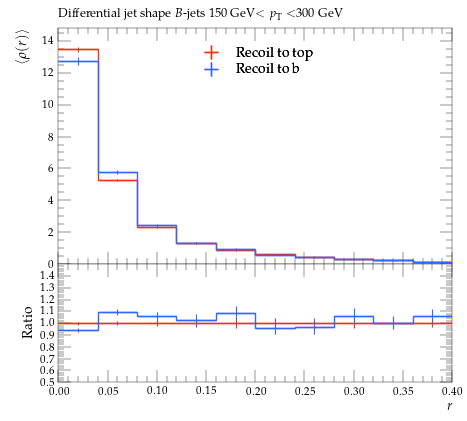

Python code for this plot:
#! /usr/bin/env python

# This Python script was auto-generated using YODA v2.0.2.
# Analysis object: /MC_HFDECAYS/avg_B_jet_rho_150_300
# Timestamp: 31-07-2026 (13:13:52)

import matplotlib as mpl
import matplotlib.pyplot as plt
mpl.use('Agg') # comment out for interactive use
import os
import numpy as np

plotDir = os.path.split(os.path.realpath(__file__))[0]
if 'YODA_USER_PLOT_PATH' in globals():
    plot_outdir = globals()['YODA_USER_PLOT_PATH']
else:
    plot_outdir = plotDir

#plot style
plt.style.use(os.path.join(plotDir, '../default.mplstyle'))
# plot metadata
figW, figH = plt.rcParams['figure.figsize']
ax_xLabel = r'$r$'
ax_yLabel = r'$\langle\rho(r)\rangle$'
ax_title  = r'Differential jet shape $B$-jets 150 GeV$<p_\mathrm{T}<$300 GeV'
ax_xScale = 'linear'
ax_yScale = 'linear'
xLims = (0.0, 0.4)
yLims = (0.0, 14.819772)

# TeX-friendly labels for the legend
labels = {
    'legend' : ([ r"Recoil to top", r"Recoil to b" ], r""),
}

# Adjust canvas width and height
canvasW = 10.0
canvasH = 9.0
figW *= canvasW/10.
figH *= canvasH/9.

# Create figure and axis objects
fig, (ax, ratio0_ax) = plt.subplots(2, 1, sharex=True,
                  figsize=(figW,figH), gridspec_kw={'height_ratios': (6.0, 3.0)})

# Set figure margins
plt.subplots_adjust(
    left   = 1.0 * plt.rcParams['figure.subplot.left'],
    right  = 1.0 * plt.rcParams['figure.subplot.right'],
    top    = 1.0 * plt.rcParams['figure.subplot.top'],
    bottom = 1.0 * plt.rcParams['figure.subplot.bottom'])

ratio0_ax.yaxis.set_major_locator(mpl.ticker.MultipleLocator(0.1))
ratio0_ax.set_ylim(0.5, 1.4999)
ratio0_ax.set_ylabel('Ratio')

# the numerical data is stored in a separate file
dataf = dict()
prefix = os.path.split(__file__)[0]
if prefix:    prefix = prefix + '/'
exec(open(prefix+'avg_B_jet_rho_150_300__data.py').read(), dataf)


legend_handles = dict() # keep track of handles for the legend

# style options for curves
# starts at zorder>=5 to draw curve on top of legend
styles = {
  'recoil_t': {
    'color' : '#EE3311',
    'linestyle' : '-',
    'linewidth' : 1,
    'marker' : 'none',
    'markersize' : 2,
    'capsize' : 0.0,
    'zorder' : 5,
    'histstyle' : 1,
    'drawstyle' : 'steps-pre',
    'xerrorbars' : 1,
    'yerrorbars' : 1,
    'fillcolor' : None,
    'fillopacity' : 1.0,
    'ratio0_linestyle' : '-',
    'ratio0_linewidth' : 1,
    'ratio0_marker' : 'none',
    'ratio0_markersize' : 2,
    'ratio0_capsize' : 0.0,
    'ratio0_zorder' : 5,
    'ratio0_histstyle' : 1,
    'ratio0_drawstyle' : 'steps-pre',
    'ratio0_xerrorbars' : 1,
    'ratio0_yerrorbars' : 1,
  },
  'recoil_b': {
    'color' : '#3366FF',
    'linestyle' : '-',
    'linewidth' : 1,
    'marker' : 'none',
    'markersize' : 2,
    'capsize' : 0.0,
    'zorder' : 6,
    'histstyle' : 1,
    'drawstyle' : 'steps-pre',
    'xerrorbars' : 1,
    'yerrorbars' : 1,
    'fillcolor' : None,
    'fillopacity' : 1.0,
    'ratio0_linestyle' : '-',
    'ratio0_linewidth' : 1,
    'ratio0_marker' : 'none',
    'ratio0_markersize' : 2,
    'ratio0_capsize' : 0.0,
    'ratio0_zorder' : 6,
    'ratio0_histstyle' : 1,
    'ratio0_drawstyle' : 'steps-pre',
    'ratio0_xerrorbars' : 1,
    'ratio0_yerrorbars' : 1,
  },
}

# curve from input yoda files in main panel
for label, yvals in dataf['yvals'].items():
    if all(np.isnan(v) for v in dataf['yvals'][label]):
        continue
    tmp = None
    if styles[label]['histstyle']: # draw as histogram
        xpos = dataf['xedges'][label] if styles[label]['drawstyle'] else dataf['xpoints'][label]
        ypos = np.insert(yvals, 0, yvals[0]) if styles[label]['drawstyle'] else yvals
        if styles[label]['fillcolor']: # fill area below curve
            ax.fill_between(xpos, ypos, step='pre',
                            color=styles[label]['fillcolor'],
                            alpha=styles[label]['fillopacity'])
        tmp, = ax.plot(xpos, ypos,
                       color=styles[label]['color'],
                       linestyle=styles[label]['linestyle'],
                       linewidth=styles[label]['linewidth'],
                       drawstyle=styles[label]['drawstyle'], solid_joinstyle='miter',
                       zorder=styles[label]['zorder'], label=label)
    tmp = ax.errorbar(dataf['xpoints'][label], yvals,
                      xerr=np.array(dataf['xerrs'][label])*styles[label]['xerrorbars'],
                      yerr=np.array(dataf['yerrs'][label])*styles[label]['yerrorbars'],
                      fmt=styles[label]['marker'], capsize=styles[label]['capsize'],
                      markersize=styles[label]['markersize'],
                      ecolor=styles[label]['color'],
                      color=styles[label]['color'], zorder=styles[label]['zorder'])
    tmp[-1][0].set_linestyle(styles[label]['linestyle'])
    tmp[-1][0].set_linewidth(styles[label]['linewidth'])
    if label in dataf['add_legend_handle']:  legend_handles[label] = tmp
    for varLabel in dataf['variation_yvals'].keys():
        if varLabel.startswith(label):
            tmp, = ax.plot(dataf['xedges'][label], dataf['variation_yvals'][varLabel],
                           color=styles[label]['color'],
                           linestyle=styles[label]['linestyle'],
                           linewidth=styles[label]['linewidth'],
                           drawstyle='steps-pre', solid_joinstyle='miter',
                           zorder=styles[label]['zorder'], alpha=0.5)


# plots on ratio panel
# curve from input yoda files in ratio panel
for label, yvals in dataf['ratio0_yvals'].items():
    if all(np.isnan(v) for v in yvals):
        continue
    if styles[label]['ratio0_histstyle']: # plot as histogram
        xpos = dataf['xedges']['recoil_t'] if styles[label]['ratio0_drawstyle'] else dataf['xpoints']['recoil_t']
        ypos = np.insert(yvals, 0, yvals[0]) if styles[label]['ratio0_drawstyle'] else yvals
        ratio0_ax.plot(xpos, ypos,
                       color=styles[label]['color'],
                       linewidth=styles[label]['linewidth'],
                       linestyle=styles[label]['ratio0_linestyle'],
                       drawstyle=styles[label]['ratio0_drawstyle'], zorder=styles[label]['zorder'],
                       solid_joinstyle='miter')
    tmp = ratio0_ax.errorbar(dataf['xpoints']['recoil_t'], yvals,
                             xerr=np.array(dataf['ref_xerrs'])*styles[label]['ratio0_xerrorbars'],
                             yerr=np.array(dataf['ratio0_yerrs'][label])*styles[label]['ratio0_yerrorbars'],
                             fmt=styles[label]['ratio0_marker'], capsize=styles[label]['ratio0_capsize'],
                             markersize=styles[label]['ratio0_markersize'],
                             ecolor=styles[label]['color'],
                             color=styles[label]['color'])
    tmp[-1][0].set_linestyle(styles[label]['ratio0_linestyle'])
    tmp[-1][0].set_linewidth(styles[label]['ratio0_linewidth'])

    for varlabel in dataf['ratio0_variation_vals'].keys():
        if varlabel.startswith(label):
            ratio0_ax.plot(dataf['xedges']['recoil_t'],
                            dataf['ratio0_variation_vals'][varlabel],
                            color=styles[label]['color'],
                            linestyle=styles[label]['linestyle'],
                            linewidth=styles[label]['linewidth'],
                            drawstyle='steps-pre', solid_joinstyle='miter',
                            zorder=1, alpha=0.5)

legend_items = list(legend_handles.values())
ax.add_artist(ax.legend(legend_items,
                        labels['legend'][0],
                        title=labels['legend'][1],
                        alignment='left',
                        loc='upper center',
                        bbox_to_anchor=(0.5, 0.97)))

# set plot metadata as defined above
ratio0_ax.set_xlabel(ax_xLabel)
ratio0_ax.xaxis.set_label_coords(1., -0.15)
ax.set_ylabel(ax_yLabel, ha='right', va='top')
ax.yaxis.set_label_coords(-0.11, 1.0)
ax.set_title(ax_title, loc='left')
ax.set_xscale(ax_xScale)
ax.set_yscale(ax_yScale)
ax.set_xlim(xLims)
ax.set_ylim(yLims)

# tick formatting
plt.rcParams['xtick.top'] = True
plt.rcParams['ytick.right'] = True
fig.align_ylabels((ax, ratio0_ax))
plt.savefig(os.path.join(plot_outdir, 'avg_B_jet_rho_150_300.pdf'), format='PDF')
plt.savefig(os.path.join(plot_outdir, 'avg_B_jet_rho_150_300.png'), format='PNG')

plt.close(fig)
